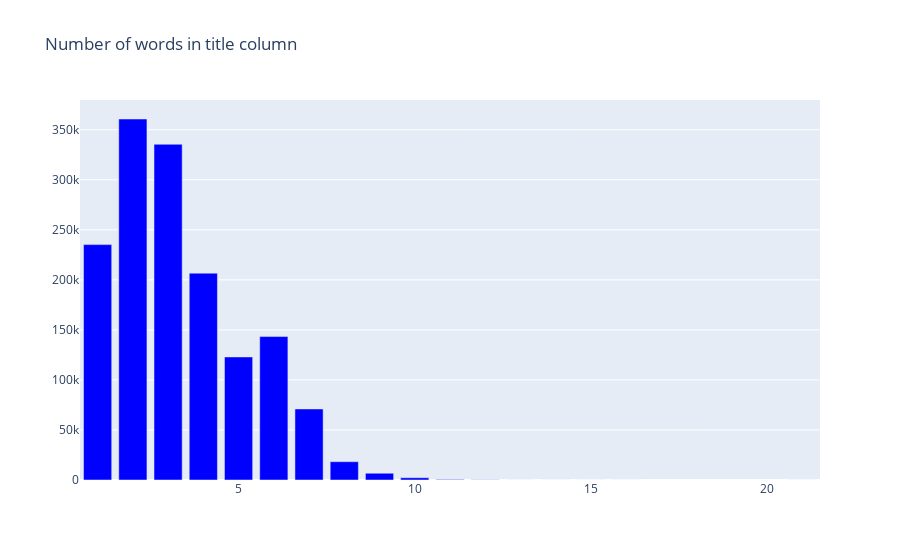

The notebook cell saved with this chart:
### Code cell
train_data["title_nwords"] = train_data["title"].apply(lambda x: len(str(x).split()))
test_data["title_nwords"] = test_data["title"].apply(lambda x: len(str(x).split()))

cnt_srs = train_data['title_nwords'].value_counts()

trace = go.Bar(
    x=cnt_srs.index,
    y=cnt_srs.values,
    marker=dict(
        color="blue",
        #colorscale = 'Blues',
        reversescale = True
    ),
)

layout = go.Layout(
    title='Number of words in title column'
)

data = [trace]
fig = go.Figure(data=data, layout=layout)
py.iplot(fig, filename="title_nwords")

### Figure 1 — Plotly figure (JSON) as saved in the notebook; plotly's stock layout.template omitted (floating-point values rounded to 4 significant figures)
{"data": [{"marker": {"color": "blue", "reversescale": true}, "type": "bar", "x": [2, 3, 1, 4, 6, 5, 7, 8, 9, 10, 11, 12, 13, 14, 16, 15, 21], "y": [360736, 335489, 235219, 206671, 143321, 122982, 70964, 18283, 6752, 2283, 517, 170, 27, 7, 1, 1, 1]}], "layout": {"title": {"text": "Number of words in title column"}}}
